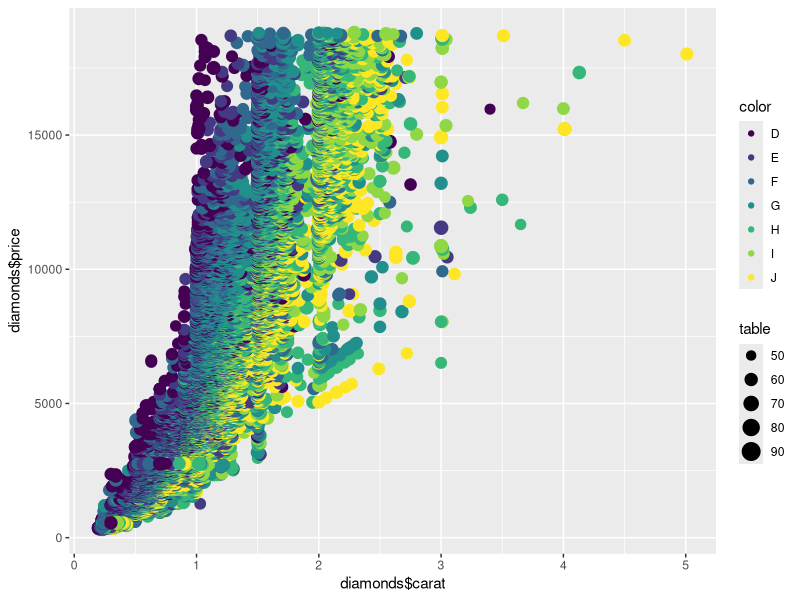
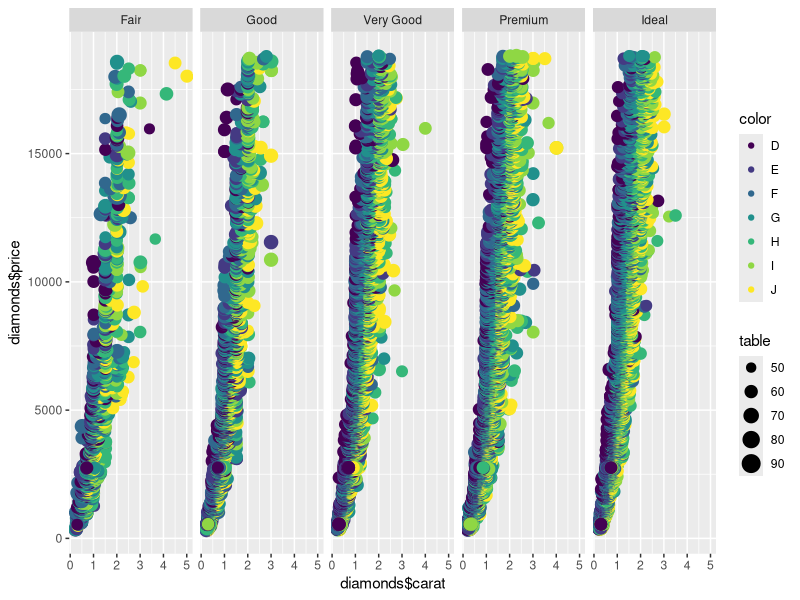
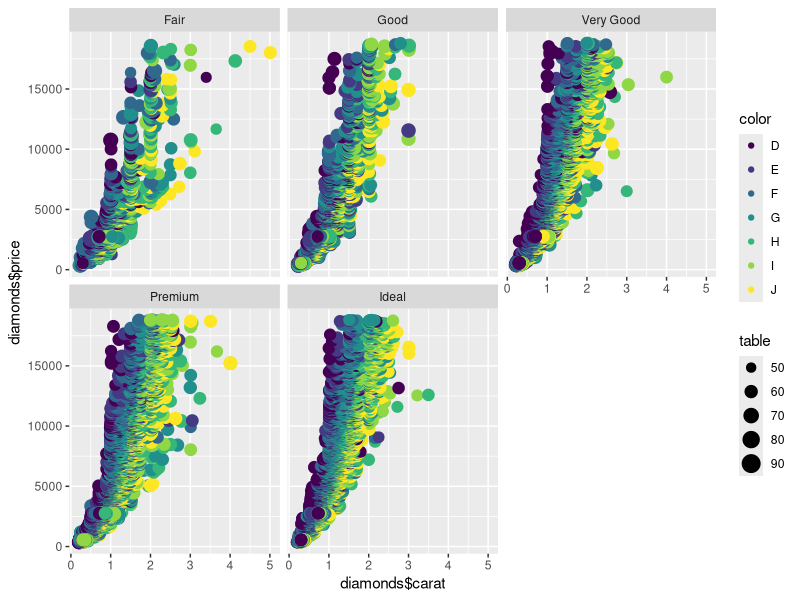
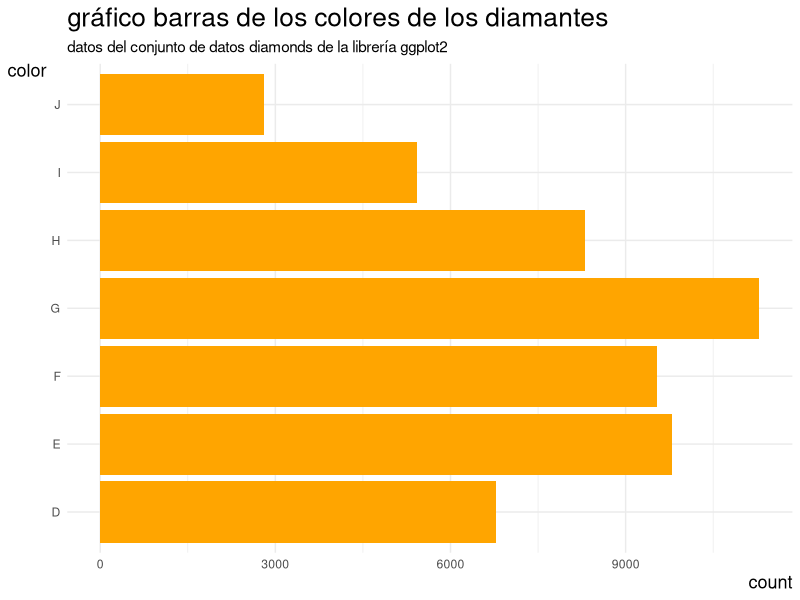
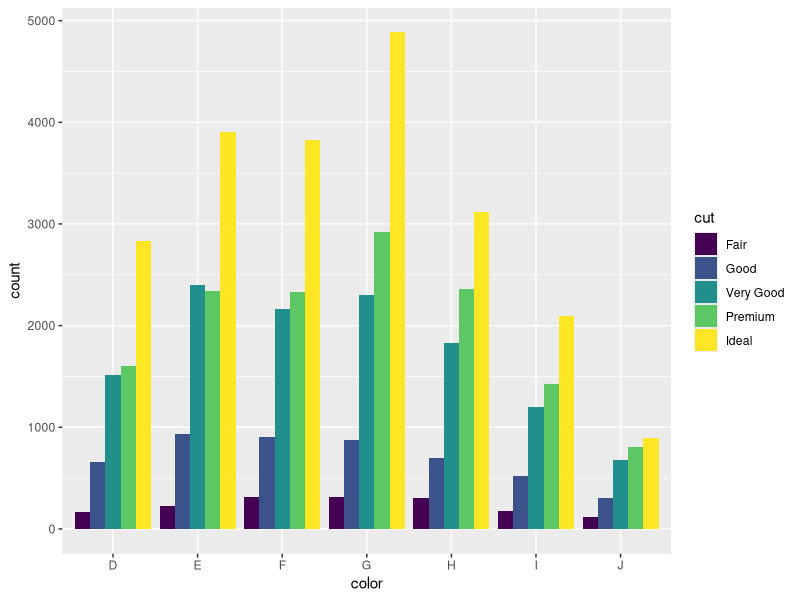
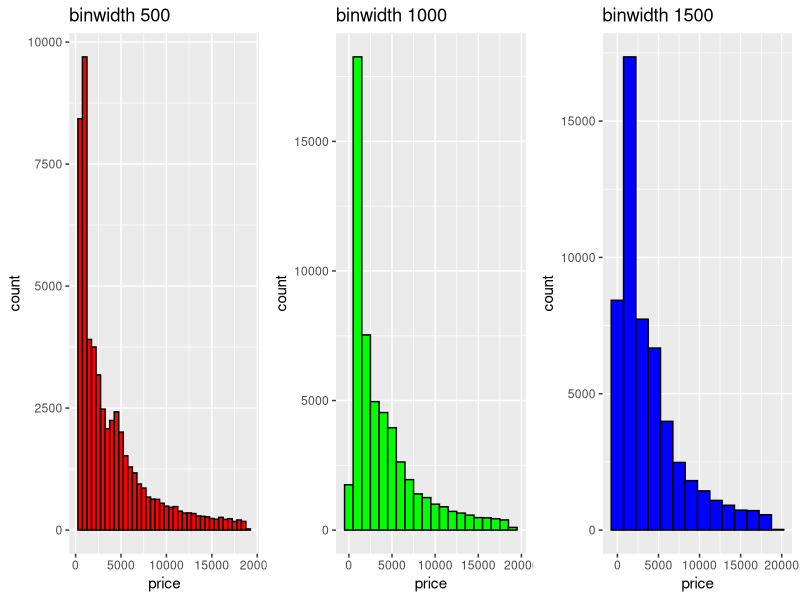
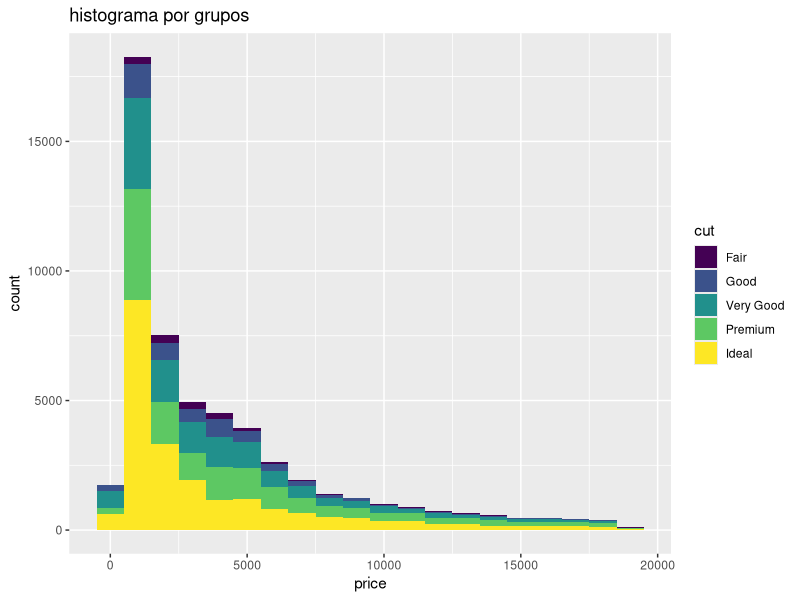
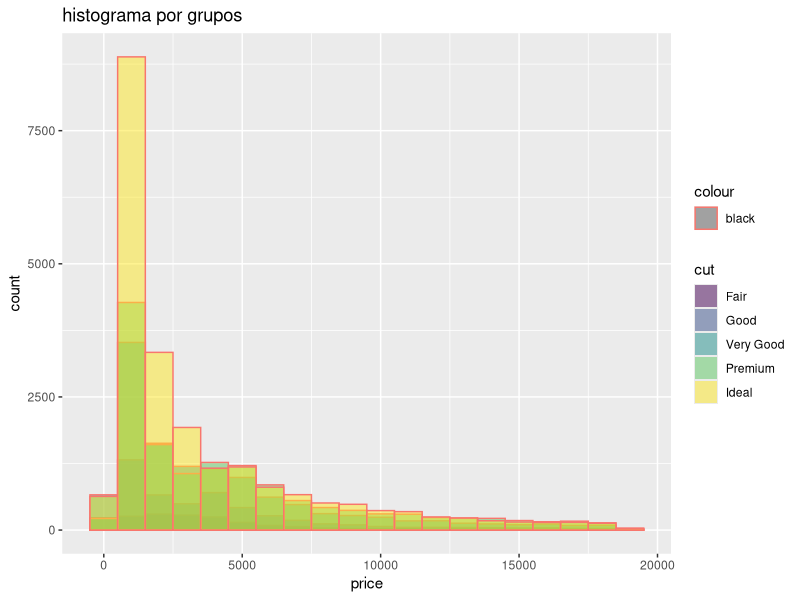

Recreate these plots in R, in order.
## ---- chunk 1
library(ggplot2)
data("diamonds")
View(diamonds)
## ---- chunk 2
graf <- ggplot(diamonds, aes(diamonds$carat, diamonds$price, color= color, size= table)) + geom_point()
graf
#gráfico de dispersion
## ---- chunk 3
graf <- graf + facet_grid(~ cut)
graf
## ---- chunk 4
graf <- graf + facet_wrap(facets = "cut")
graf
## ---- chunk 5
ggplot(diamonds, aes(color)) + geom_bar(fill="orange") +
  coord_flip() + #para girar las barras ne horizontal
  theme_minimal() +
  labs(title = "gráfico barras de los colores de los diamantes",
       subtitle= "datos del conjunto de datos diamonds de la librería ggplot2") +
  theme (plot.title = element_text(size=19), #cambiar tamaño título
         axis.title = element_text(size=13), #cambiar tamaño títulos ejes
         axis.title.y = element_text(angle = 360), #poner recto titulo del eje y
         axis.title.x = element_text(hjust = 1)) #mover derecha titulo del eje x (= 0 Izquierda; = 0.5 centrado; = 1 derecha)
#gráfico de barras para variable cualitativa con posición horizontal

#ggtheme para utilizar temas completos

## ---- chunk 6
ggplot(diamonds, aes(color, fill = cut)) + geom_bar(position = position_dodge(preserve = "single")) # así, o simplemente: position="dodge"
## ---- chunk 7
library(grid)
library(gridExtra)
library(ggplot2)
## ---- chunk 8
p500 <- ggplot(diamonds, aes(price)) + geom_histogram(binwidth = 500, fill="red", color="black") + labs(title="binwidth 500") 

p1000 <- ggplot(diamonds, aes(price)) + geom_histogram(binwidth = 1000, fill="green", color="black") + labs(title="binwidth 1000")

p1500 <- ggplot(diamonds, aes(price)) + geom_histogram(binwidth = 1500, fill="blue", color="black") + labs(title="binwidth 1500")
grid.arrange(p500, p1000, p1500, ncol = 3)
## ---- chunk 9
hdoble <- ggplot(diamonds, aes(price, fill=cut)) + geom_histogram(binwidth = 1000) + labs(title="histograma por grupos")
hdoble
#asi vemos  el histograma por grupos unos montados sobre otros ( es la funcion "position = stack" que viene por defecto)
## ---- chunk 10
hdoble <- ggplot(diamonds, aes(price, fill=cut, color="black")) + geom_histogram(binwidth = 1000, position = "identity", alpha=0.5) + labs(title="histograma por grupos")
hdoble
#asi vemos el histograma por grupos superpuestos, por lo que algunos grupos nos se aprecian por la transparencia (alpha)
## ---- chunk 11
hdoble <- ggplot(diamonds, aes(price, fill=cut)) + geom_histogram(binwidth = 1000, position = "dodge") + labs(title="histograma por grupos") + geom_vline(aes(xintercept = mean(diamonds$price), color="grey")) 
hdoble
#asi vemos el histograma con los grupos separados por cada contenedor (de la mejor forma en este caso) con la media el rojo
## ---- chunk 12
diam <- diamonds[ ,-2]#full data menos la columna 2 (cut)
ggplot(diamonds, aes(price, fill=cut)) + geom_histogram(data=diam,fill="grey") + geom_histogram(color="black") + facet_wrap(~ cut) + theme_bw() + guides(fill = FALSE)
#primero quitamos al segundo data frame la variable cut.
#montamos la gráfica de precios con relleno segun la variable "cut" y separados en gráficos con "facet_wrap" en valores de "cut"
#ponemos los datos de price pero del data "diam" de modo que no se separa en los gráficos por la variable "cut" ya que no existe, y rellenos de color gris (podemos ponerle más transparencia con "alpha")
#ponemos los datos de precios del data "diamonds" que van separados en los graficos, y con contorno en negro
#por último, ponemos la temática "theme_bw" para que se va con contornos en los gráficos y de manera más estética. Y ponemos "guides(fill=FALSE)" para que no haya legenda, ya que no hace falta
## ---- chunk 13
ggplot(diamonds, aes(price, fill=cut)) + geom_density(color="black") + facet_wrap(~ cut)
# para analizar la curva con valores relativos en lugar de absolutos
## ---- chunk 14
library(dplyr)
## ---- chunk 15
diam_ideal <- diamonds %>% filter(diamonds$cut=="Ideal") #funcion "%>%" necesita de paquete "dplyr"
ggplot(diam_ideal, aes(table,price, color=color)) + geom_line()
## ---- chunk 16
dia_gra <- ggplot(diamonds, aes(cut,price, fill=color, color=color)) + geom_boxplot() + guides(fill=FALSE) + theme_dark() + labs(title= "distribucion del precio del diamante",
                                                                                   subtitle="caracteristicas más importantes que influyes en el precio",
                                                                                   y="precio del diamante",
                                                                                   x="corte del diamante",
                                                                                   color="color del diamante",
                                                                                   caption="www.maximaformacion.es")
dia_gra
## ---- chunk 17
ggsave("diamonds_graf.png", plot = dia_gra, dpi=320)
